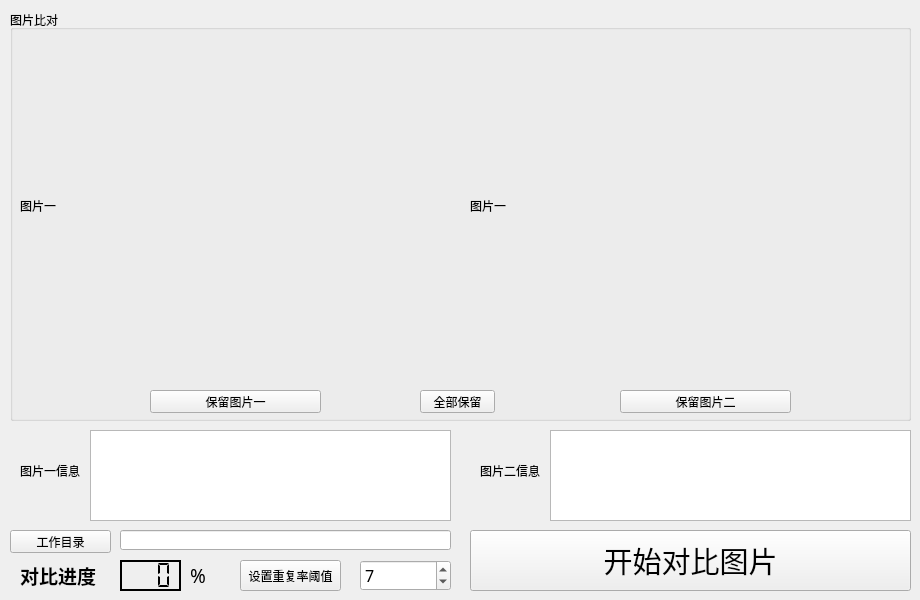
<?xml version="1.0" encoding="UTF-8"?>
<ui version="4.0">
 <class>Form</class>
 <widget class="QWidget" name="Form">
  <property name="geometry">
   <rect>
    <x>0</x>
    <y>0</y>
    <width>920</width>
    <height>600</height>
   </rect>
  </property>
  <property name="minimumSize">
   <size>
    <width>920</width>
    <height>600</height>
   </size>
  </property>
  <property name="maximumSize">
   <size>
    <width>920</width>
    <height>600</height>
   </size>
  </property>
  <property name="windowTitle">
   <string>Form</string>
  </property>
  <widget class="QGroupBox" name="groupBox">
   <property name="geometry">
    <rect>
     <x>10</x>
     <y>10</y>
     <width>901</width>
     <height>411</height>
    </rect>
   </property>
   <property name="title">
    <string>图片比对</string>
   </property>
   <widget class="QLabel" name="print_p1">
    <property name="geometry">
     <rect>
      <x>10</x>
      <y>20</y>
      <width>431</width>
      <height>351</height>
     </rect>
    </property>
    <property name="text">
     <string>图片一</string>
    </property>
   </widget>
   <widget class="QLabel" name="print_p2">
    <property name="geometry">
     <rect>
      <x>460</x>
      <y>20</y>
      <width>431</width>
      <height>351</height>
     </rect>
    </property>
    <property name="text">
     <string>图片一</string>
    </property>
   </widget>
   <widget class="QPushButton" name="bt_save_1">
    <property name="geometry">
     <rect>
      <x>140</x>
      <y>380</y>
      <width>171</width>
      <height>23</height>
     </rect>
    </property>
    <property name="text">
     <string>保留图片一</string>
    </property>
   </widget>
   <widget class="QPushButton" name="bt_save_2">
    <property name="geometry">
     <rect>
      <x>610</x>
      <y>380</y>
      <width>171</width>
      <height>23</height>
     </rect>
    </property>
    <property name="text">
     <string>保留图片二</string>
    </property>
   </widget>
   <widget class="QPushButton" name="bt_save_all">
    <property name="geometry">
     <rect>
      <x>410</x>
      <y>380</y>
      <width>75</width>
      <height>23</height>
     </rect>
    </property>
    <property name="text">
     <string>全部保留</string>
    </property>
   </widget>
  </widget>
  <widget class="QLineEdit" name="print_workdir">
   <property name="geometry">
    <rect>
     <x>120</x>
     <y>530</y>
     <width>331</width>
     <height>20</height>
    </rect>
   </property>
  </widget>
  <widget class="QPushButton" name="bt_workdir_set">
   <property name="geometry">
    <rect>
     <x>10</x>
     <y>530</y>
     <width>101</width>
     <height>23</height>
    </rect>
   </property>
   <property name="text">
    <string>工作目录</string>
   </property>
  </widget>
  <widget class="QLabel" name="label_3">
   <property name="geometry">
    <rect>
     <x>20</x>
     <y>460</y>
     <width>71</width>
     <height>21</height>
    </rect>
   </property>
   <property name="text">
    <string>图片一信息</string>
   </property>
  </widget>
  <widget class="QTextBrowser" name="print_p1_inf">
   <property name="geometry">
    <rect>
     <x>90</x>
     <y>430</y>
     <width>361</width>
     <height>91</height>
    </rect>
   </property>
  </widget>
  <widget class="QLabel" name="label_4">
   <property name="geometry">
    <rect>
     <x>480</x>
     <y>460</y>
     <width>71</width>
     <height>21</height>
    </rect>
   </property>
   <property name="text">
    <string>图片二信息</string>
   </property>
  </widget>
  <widget class="QTextBrowser" name="print_p2_inf">
   <property name="geometry">
    <rect>
     <x>550</x>
     <y>430</y>
     <width>361</width>
     <height>91</height>
    </rect>
   </property>
  </widget>
  <widget class="QPushButton" name="bt_chick_p">
   <property name="geometry">
    <rect>
     <x>470</x>
     <y>530</y>
     <width>441</width>
     <height>61</height>
    </rect>
   </property>
   <property name="font">
    <font>
     <family>黑体</family>
     <pointsize>22</pointsize>
    </font>
   </property>
   <property name="text">
    <string>开始对比图片</string>
   </property>
   <property name="checkable">
    <bool>false</bool>
   </property>
  </widget>
  <widget class="QPushButton" name="bt_set_percent">
   <property name="geometry">
    <rect>
     <x>240</x>
     <y>560</y>
     <width>101</width>
     <height>31</height>
    </rect>
   </property>
   <property name="text">
    <string>设置重复率阈值</string>
   </property>
  </widget>
  <widget class="QSpinBox" name="percent_number">
   <property name="geometry">
    <rect>
     <x>360</x>
     <y>560</y>
     <width>91</width>
     <height>31</height>
    </rect>
   </property>
   <property name="font">
    <font>
     <family>AcadEref</family>
     <pointsize>12</pointsize>
    </font>
   </property>
   <property name="value">
    <number>7</number>
   </property>
  </widget>
  <widget class="QLabel" name="label">
   <property name="geometry">
    <rect>
     <x>20</x>
     <y>560</y>
     <width>81</width>
     <height>31</height>
    </rect>
   </property>
   <property name="font">
    <font>
     <family>微软雅黑</family>
     <pointsize>14</pointsize>
     <weight>75</weight>
     <bold>true</bold>
    </font>
   </property>
   <property name="text">
    <string>对比进度</string>
   </property>
  </widget>
  <widget class="QLabel" name="label_2">
   <property name="geometry">
    <rect>
     <x>190</x>
     <y>560</y>
     <width>21</width>
     <height>31</height>
    </rect>
   </property>
   <property name="font">
    <font>
     <family>微软雅黑</family>
     <pointsize>14</pointsize>
    </font>
   </property>
   <property name="text">
    <string>%</string>
   </property>
  </widget>
  <widget class="QLCDNumber" name="print_percent">
   <property name="geometry">
    <rect>
     <x>120</x>
     <y>560</y>
     <width>61</width>
     <height>31</height>
    </rect>
   </property>
   <property name="frameShape">
    <enum>QFrame::Box</enum>
   </property>
   <property name="frameShadow">
    <enum>QFrame::Plain</enum>
   </property>
   <property name="lineWidth">
    <number>2</number>
   </property>
   <property name="midLineWidth">
    <number>0</number>
   </property>
   <property name="digitCount">
    <number>3</number>
   </property>
   <property name="mode">
    <enum>QLCDNumber::Dec</enum>
   </property>
   <property name="segmentStyle">
    <enum>QLCDNumber::Flat</enum>
   </property>
  </widget>
 </widget>
 <resources/>
 <connections/>
</ui>
